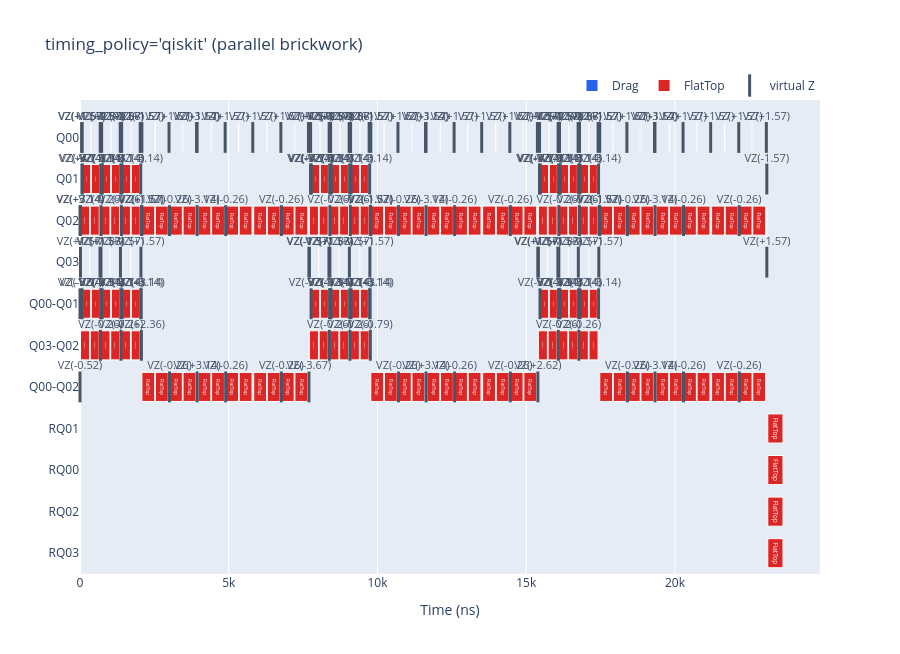

Notebook code cell kept with this figure:
### Code cell
build_pulse_schedule_timeline_figure(
    schedule_new, title="timing_policy='qiskit' (parallel brickwork)"
).show()

### Figure 1 — Plotly figure (JSON) as saved in the notebook; plotly's stock layout.template omitted (floating-point values rounded to 4 significant figures; data arrays with more than 128 entries replaced by an {"elided": "..."} marker saying what was removed)
{"data": [{"base": {"elided": "186 int values"}, "hovertemplate": "Drag<br>start=%{base:.1f} ns<br>duration=%{x:.1f} ns<extra></extra>", "insidetextanchor": "middle", "marker": {"color": "#2563eb", "line": {"color": "#ffffff", "width": 1}}, "name": "Drag", "orientation": "h", "text": "Drag", "textposition": "inside", "type": "bar", "x": {"elided": "186 int values"}, "y": {"elided": "186 str values"}}, {"base": {"elided": "148 int values"}, "hovertemplate": "FlatTop<br>start=%{base:.1f} ns<br>duration=%{x:.1f} ns<extra></extra>", "insidetextanchor": "middle", "marker": {"color": "#dc2626", "line": {"color": "#ffffff", "width": 1}}, "name": "FlatTop", "orientation": "h", "text": "FlatTop", "textposition": "inside", "type": "bar", "x": {"elided": "148 int values"}, "y": {"elided": "148 str values"}}, {"cliponaxis": false, "customdata": {"elided": "163x2 mixed values"}, "hovertemplate": "%{customdata[0]}<br>t=%{x:.1f} ns<br>theta=%{customdata[1]:.3f} rad<extra></extra>", "marker": {"color": "#475569", "line": {"color": "#475569", "width": 3}, "size": 22, "symbol": "line-ns-open"}, "mode": "markers+text", "name": "virtual Z", "text": {"elided": "163 str values"}, "textfont": {"color": "#475569", "size": 11}, "textposition": "top center", "type": "scatter", "x": {"elided": "163 int values"}, "y": {"elided": "163 str values"}}], "layout": {"bargap": 0.3, "barmode": "overlay", "height": 654, "legend": {"orientation": "h", "x": 1, "xanchor": "right", "y": 1, "yanchor": "bottom"}, "title": {"text": "timing_policy='qiskit' (parallel brickwork)"}, "width": 900, "xaxis": {"rangemode": "tozero", "title": {"text": "Time (ns)"}}, "yaxis": {"categoryarray": ["RQ03", "RQ02", "RQ00", "RQ01", "Q00-Q02", "Q03-Q02", "Q00-Q01", "Q03", "Q02", "Q01", "Q00"], "categoryorder": "array"}}}
